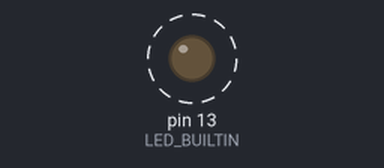
Bench run of a sketch on a simulated Arduino Uno, built with avr-gcc and run on an emulated ATmega328P. Parts: output pins drawn as LEDs (lit = HIGH). Dashed ring = blinking.

Above: at 0.5 s.
Timing chart, 0 to 4.6 s (numbered marks = the images above):
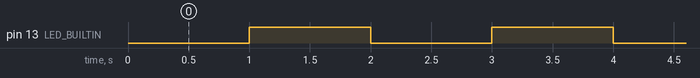

Measured:
- by itself, pin 13 (LED_BUILTIN): alternates HIGH for 1.0 s and LOW for 1.0 s

The sketch:

second_FSM.ino
```cpp
/*
   State machine valid states
*/
enum states {
  LED_ON,
  LED_OFF,
  NUM_STATES
};

/*
    Initial SM state and functions declaration
*/
enum states state = LED_OFF;

void setup() {
  // put your setup code here, to run once:
  pinMode(LED_BUILTIN, OUTPUT);
}

void loop() {
  // put your main code here, to run repeatedly:
  switch(state) {
    case LED_ON:
      digitalWrite(LED_BUILTIN, HIGH);
      state = LED_OFF;
      break;
    case LED_OFF:
      digitalWrite(LED_BUILTIN, LOW);
      state = LED_ON;
      break;
  }
  delay(1000);
}
```
